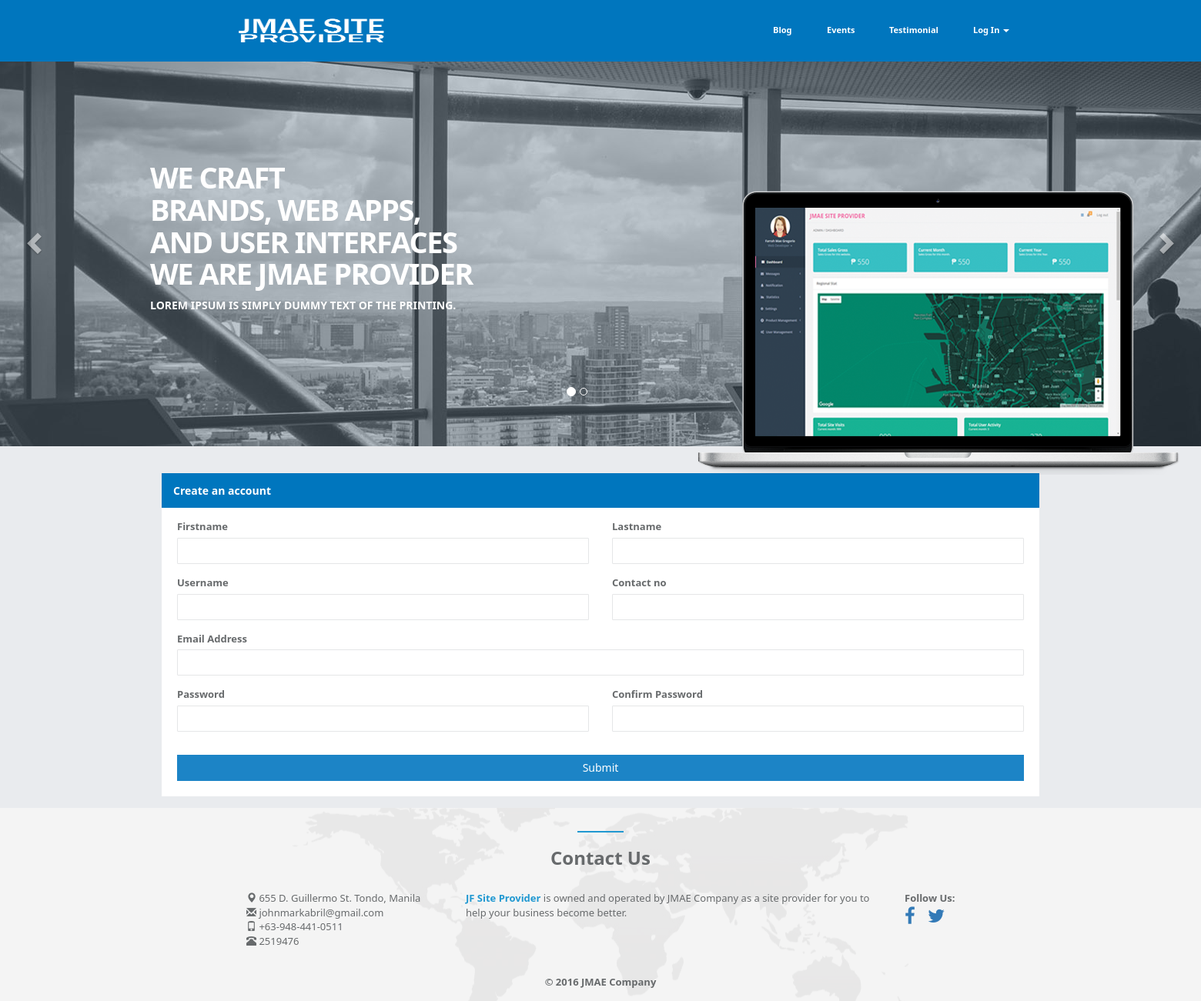
The app's page /index.php/signup with its own data.
### tables this page shows
CREATE TABLE `about_my_site` (
  `NO` int(11) NOT NULL,
  `NOUSER` varchar(500) NOT NULL,
  `TITLE` varchar(500) NOT NULL,
  `DESCRIPTION` varchar(5000) NOT NULL,
  `DATE` varchar(500) NOT NULL,
  `IMAGEURL` varchar(500) NOT NULL,
  `ACTIVE` varchar(500) NOT NULL,
  `DELETION` int(11) NOT NULL
);

### application/controllers/Signup.php (called while the page is built, shortened)
<?php
class Signup extends CI_Controller {
	public function __construct()
    {
        $this->curpage = "Signup";
        $this->load->model('About_my_site_model');
        $this->load->model('Users_model');
    }
	public function index()
	{
		if ( empty($this->session->userdata('user_session')) ) {
			$arrayEmail = array();
			foreach ( $this->Users_model->get_all() as $ga ) :
				array_push($arrayEmail, $ga->EMAIL);
			endforeach;
			$details = array (
				'curpage'			=>	$this->curpage,
				'get_active'		=>	$this->About_my_site_model->get_active(),
				'all_email'			=>	json_encode($arrayEmail)
			);
			$data['content'] = $this->load->view('signup.php',$details,TRUE);
			$this->load->view('template.php', $data);
		} else if ( $this->session->userdata('account_type') == "Administrator" ) {
			redirect('/admin');
		} else if ( $this->session->userdata('account_type') == "Agent" ) {
			redirect('/agent');
		}
	}
}

### index.php (called while the page is built, shortened)
<?php
require_once BASEPATH.'core/CodeIgniter.php';

### application/models/About_my_site_model.php (called while the page is built, shortened)
<?php
class About_my_site_model extends CI_Model
{
	public $table			=	"about_my_site";
	public $deletion		=	"DELETION";
	public $active 			=	"ACTIVE";
	public function get_active()
	{
		$row = $this->db->where($this->deletion, "0")
						->where($this->active, 1)
						->get($this->table);
			return $row->result();
	}
}

### application/views/common/footer_user.php (the view)
<div class="landing-page">
    <section id="contact" class="gray-section contact no-margin">
        <div class="container">
            <div class="row m-b-lg">
                <div class="col-lg-12 text-center">
                    <div class="navy-line padding-top"></div>
                    <h2 class="no-margin-bottom text-bold">Contact Us</h2>
                </div>
            </div>
            <div class="row m-b-lg no-margin">
                <div class="col-md-3 col-md-offset-1">
                    <address>
                        <span class="glyphicon glyphicon-map-marker"></span> 655 D. Guillermo St. Tondo, Manila<br/>
                        <span class="glyphicon glyphicon-envelope"></span> johnmarkabril@gmail.com<br/>
                        <span class="glyphicon glyphicon-phone"></span> +63-948-441-0511<br/>
                        <span class="glyphicon glyphicon-phone-alt"></span> 2519476
                    </address>
                </div>
                <div class="col-md-6">
                    <p class="text-color">
                        <?php
                            if ( !empty($get_active) ) {
                                foreach ( $get_active as $ga ) :
                        ?>
                                    <strong><span class="navy"><?php echo $ga->TITLE; ?></span></strong> <?php echo $ga->DESCRIPTION; ?>
                        <?php
                                endforeach;
                            }
                        ?>
                    </p>
                </div>
                <div class="col-md-2">
                    <strong>Follow Us: </strong><br/>
                    <h2 class="no-margin"><ul class="list-inline">
                         <li><a href="https://www.facebook.com/jmaesiteprovider/" target="_blank" ><i class="fa fa-facebook"></i></a></li>
                         <li><a href="https://twitter.com/jmaesiteprovide" target="_blank" ><i class="fa fa-twitter"></i></a></li>
                    </ul></h2>
                </div>
            </div>
            <div class="row">
                <div class="col-lg-8 col-lg-offset-2 text-center m-t-lg m-b-lg margin-top-bottom">
                    <strong>&copy; 2016 JMAE Company</strong><br/>
                </div>
            </div>
        </div>
    </section>
</div>

### public/css/styles.css (style rules this page uses)
body { background-color: #E9EBEE; font-family: "Oxygen","Oxygen","Segoe UI","Helvetica Neue",sans-serif; }
.no-margin { margin: 0px; }
.no-margin-bottom { margin-bottom: 0px; }
.margin-top-bottom { margin-top: 15px; margin-bottom: 15px; }
.padding-top { padding-top: 15px; }
.text-bold { font-weight: bolder; }
.text-center { text-align: center; }

### records on screen
about_my_site: TITLE "JF Site Provider", DESCRIPTION "is owned and operated by JMAE Company as a site provider for you to help your business become better."
